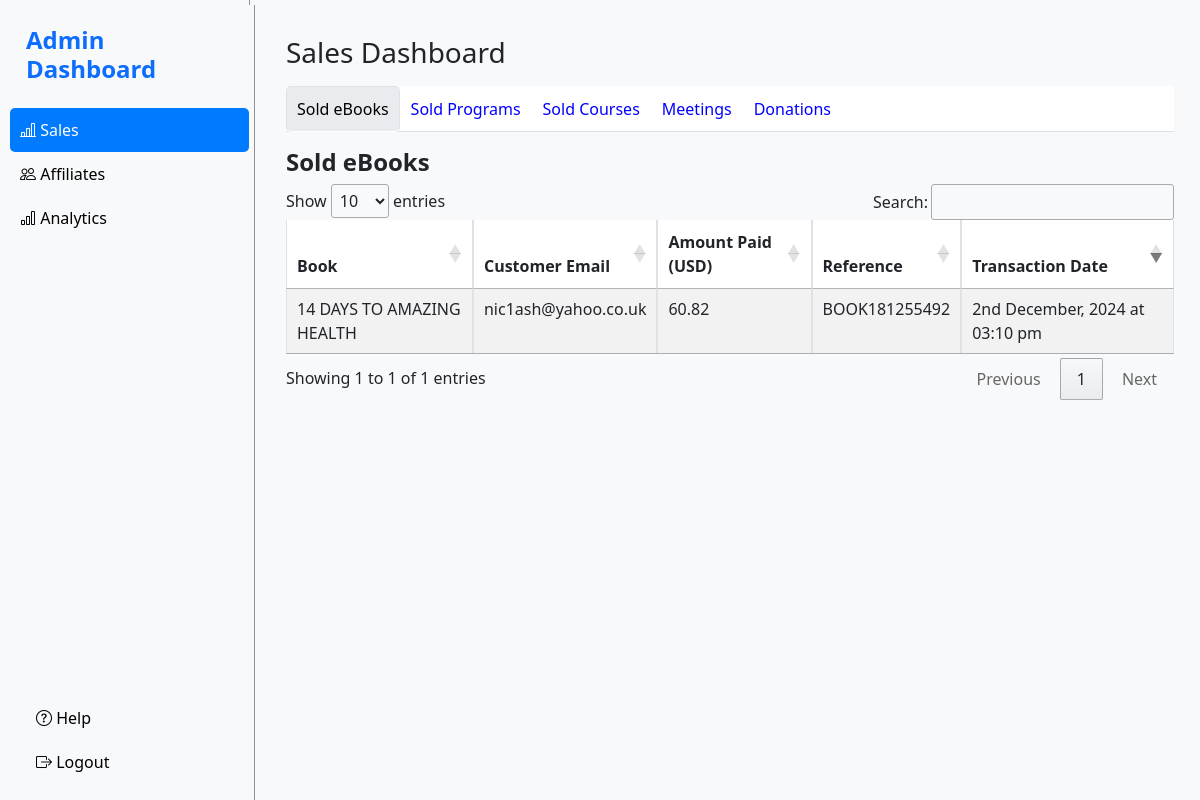
/admin/index.php (signed in), run on the app's committed database.
### tables this page shows
CREATE TABLE `transactions` (
  `id` int(11) NOT NULL,
  `reference` varchar(255) NOT NULL,
  `email` varchar(255) NOT NULL,
  `book_id` int(11) NOT NULL,
  `amount` decimal(10,2) NOT NULL,
  `status` varchar(10) NOT NULL,
  `created_at` timestamp NULL DEFAULT current_timestamp()
);

CREATE TABLE `books` (
  `id` int(11) NOT NULL,
  `title` varchar(255) NOT NULL,
  `price` double NOT NULL,
  `path` varchar(255) DEFAULT NULL
);

### admin/index.php (the view, shortened to what this page needs)
<?php
require('db/connection.php');
$sql_sold_books = "SELECT email, book_id, title AS book_title, amount, created_at, reference FROM transactions JOIN books b ON book_id = b.id ORDER BY created_at DESC";
$sold_books_result = $mysqli->query($sql_sold_books);
?>
<!DOCTYPE html>
<html lang="en">
<head>
    <link href="https://cdn.jsdelivr.net/npm/bootstrap@5.3.0/dist/css/bootstrap.min.css" rel="stylesheet">
    <link rel="stylesheet" href="https://cdn.datatables.net/1.13.3/css/jquery.dataTables.min.css">
</head>
<body>
<div class="container-fluid">
    <div class="row">
        <div class="sidebar">
        </div>
        <div class="main-content">
            <div class="p-3">
                <h3 class="mb-3">Sales Dashboard</h3>
                <ul class="nav nav-tabs">
                    <li class="nav-item"><a class="nav-link active" data-bs-toggle="tab" href="#books">Sold eBooks</a></li>
                    <li class="nav-item"><a class="nav-link" data-bs-toggle="tab" href="#programs">Sold Programs</a></li>
                    <li class="nav-item"><a class="nav-link" data-bs-toggle="tab" href="#courses">Sold Courses</a></li>
                    <li class="nav-item"><a class="nav-link" data-bs-toggle="tab" href="#meetings">Meetings</a></li>
                    <li class="nav-item"><a class="nav-link" data-bs-toggle="tab" href="#donations">Donations</a></li>
                </ul>
                <div class="tab-content mt-3">
                    <div id="books" class="tab-pane fade show active">
                        <h4>Sold eBooks</h4>
                        <div class="table-responsive">
                            <table id="booksTable" class="table table-striped table-bordered">
                                <thead>
                                    <tr>
                                        <th>Book</th>
                                        <th>Customer Email</th>
                                        <th>Amount Paid (USD)</th>
                                        <th>Reference</th>
                                        <th>Transaction Date</th>
                                    </tr>
                                </thead>
                                <tbody>
                                    <?php
                                    if ($sold_books_result->num_rows > 0) {
                                        while ($transaction = $sold_books_result->fetch_assoc()) {
                                            echo "<tr>
                                                    <td>{$transaction['book_title']}</td>
                                                    <td>{$transaction['email']}</td>
                                                    <td>{$transaction['amount']}</td>
                                                    <td>{$transaction['reference']}</td>
                                                    <td>" . (new DateTime($transaction['created_at']))->format('jS F, Y \a\t h:i a') . "</td>
                                                  </tr>";
                                        }
                                    } else {
                                        echo "<tr><td colspan='5'>No transactions found.</td></tr>";
                                    }
                                    ?>
                                </tbody>
                            </table>
                        </div>
                    </div>
                </div>
            </div>
        </div>
    </div>
</div>
</body>
</html>

### admin/index.php (style rules this page uses)
.sidebar { min-width: 200px; max-width: 250px; background-color: #f8f9fa; padding: 20px; position: fixed; height: 100vh; z-index: 1; }
.main-content { margin-left: 250px; padding: 20px; overflow-y: auto; height: 100vh; width: 80%; max-height: 100vh; }
.nav-tabs { position: sticky; top: 0; z-index: 0; background-color: #fff; }
.nav-tabs .nav-link { color: blue; }
.nav-tabs .nav-link.active { color: black; background-color: #e9ecef; }
.tab-content { margin-top: 20px; }

### data on the page
transactions: book.title "14 DAYS TO AMAZING HEALTH", email "nic1ash@yahoo.co.uk", amount "60.82", reference "BOOK181255492", created_at "2nd December, 2024 at 03:10 pm"
